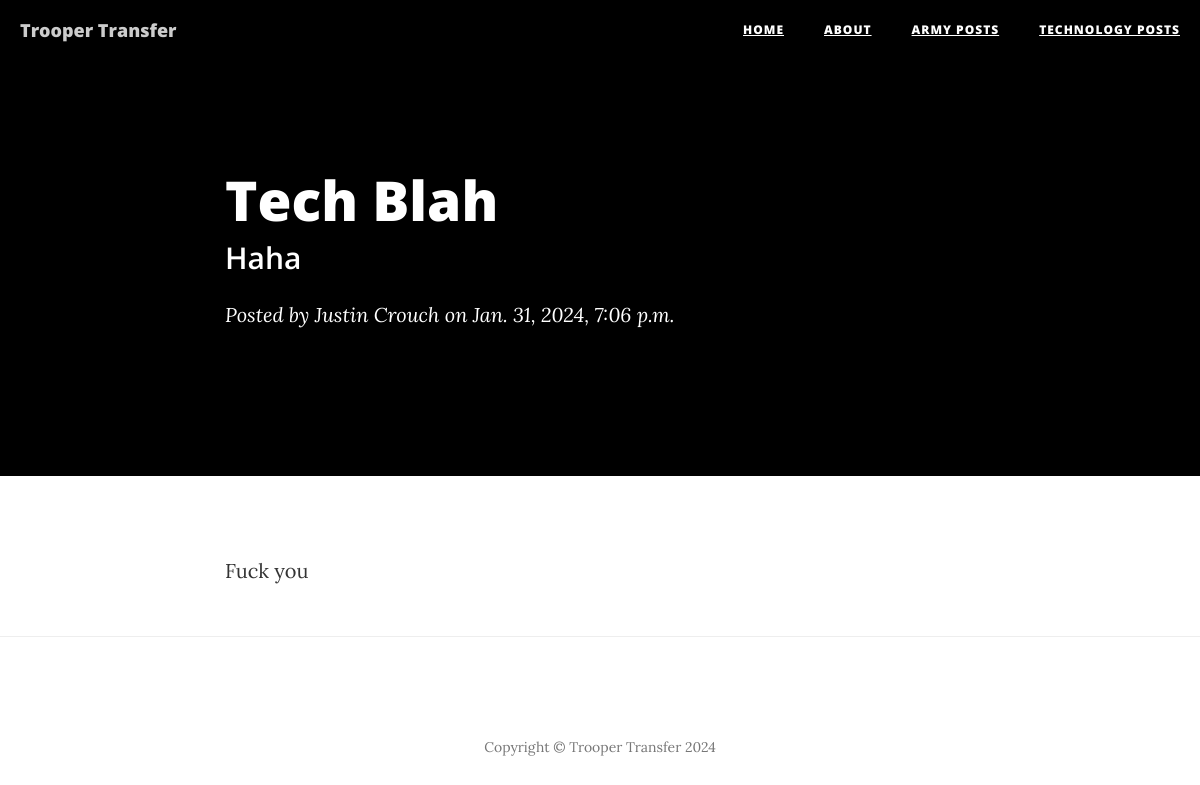
Screenshot of /tech-blah/ (signed in) with the database file from the repository.
### api/models.py (models this page shows, shortened)
class Post(models.Model):
    title = models.CharField(max_length=200, unique=True)
    slug = models.SlugField(max_length=200, unique=True)
    subtitle = models.CharField(max_length=200)
    author = models.ForeignKey(User, on_delete= models.CASCADE, related_name='blog_posts')
    updated_on = models.DateTimeField(auto_now= True)
    content = models.TextField()
    created_on = models.DateTimeField(auto_now_add=True)
    status = models.IntegerField(choices=STATUS, default=0)
    thread = models.IntegerField(choices=THREAD, default=0)
    class Meta:
        ordering = ['-created_on']

### api/views.py (the view)
# urls.py: path('<slug:slug>/', views.PostDetail.as_view(), name='post_detail'),
class PostDetail(generic.DetailView):
	template_name = 'api/post.html'
	def get_queryset(self):
		if(self.request.user.groups.filter(name='Editor').exists()):
			return Post.objects.all()
		return Post.objects.filter(status=1)

### api/templates/api/post.html (shortened to what this page needs)
{% extends 'api/base.html' %}
{% block content %}
    <header class="intro-header" style="background-color: black">
        <div class="container">
            <div class="row">
                <div class="col-lg-8 col-lg-offset-2 col-md-10 col-md-offset-1">
                    <div class="post-heading">
                        <h1>{{ post.title }}</h1>
                        <h2 class="subheading">{{ post.subtitle }}</h2>
                        <span class="meta">Posted by <a href="#">{{ post.author.first_name }} {{ post.author.last_name }}</a> on {{ post.created_on }}</span>
                    </div>
                </div>
            </div>
        </div>
    </header>
    <article>
        <div class="container">
            <div class="row">
                <div class="col-lg-8 col-lg-offset-2 col-md-10 col-md-offset-1">
                    {{ post.content | safe }}
                </div>
            </div>
        </div>
    </article>
    <hr>
{% endblock content %}

### rows the page displays
Post: title "Tech Blah", subtitle "Haha", author.first_name "Justin", author.last_name "Crouch", created_on "Jan. 31, 2024, 7:06 p.m.", content "Fuck you"
